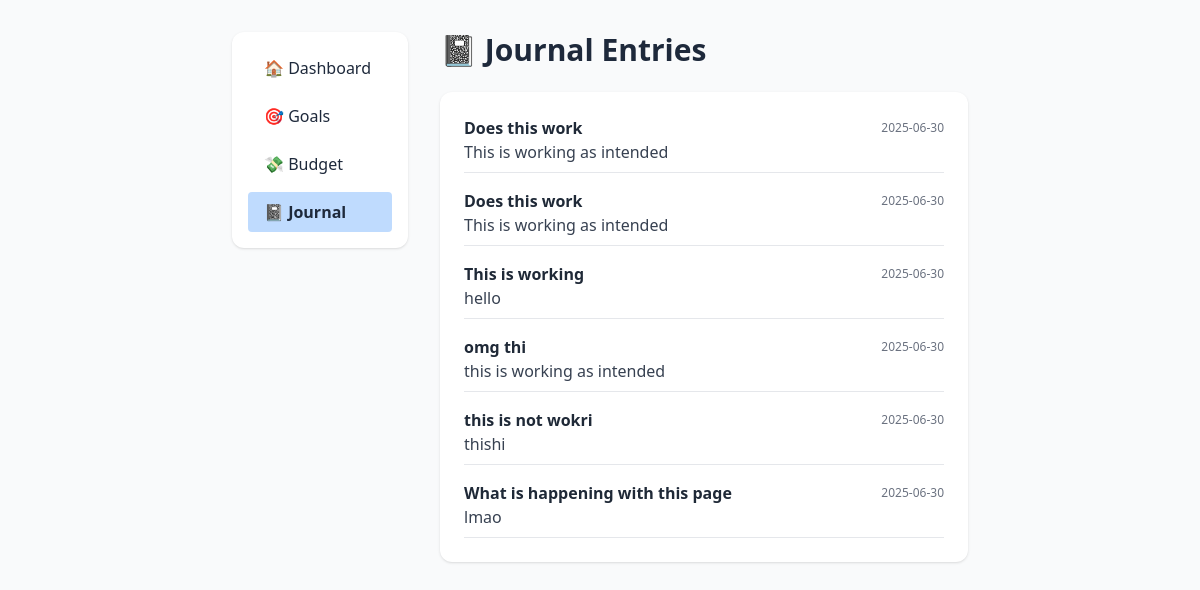
The app's page /view_entries, older data.
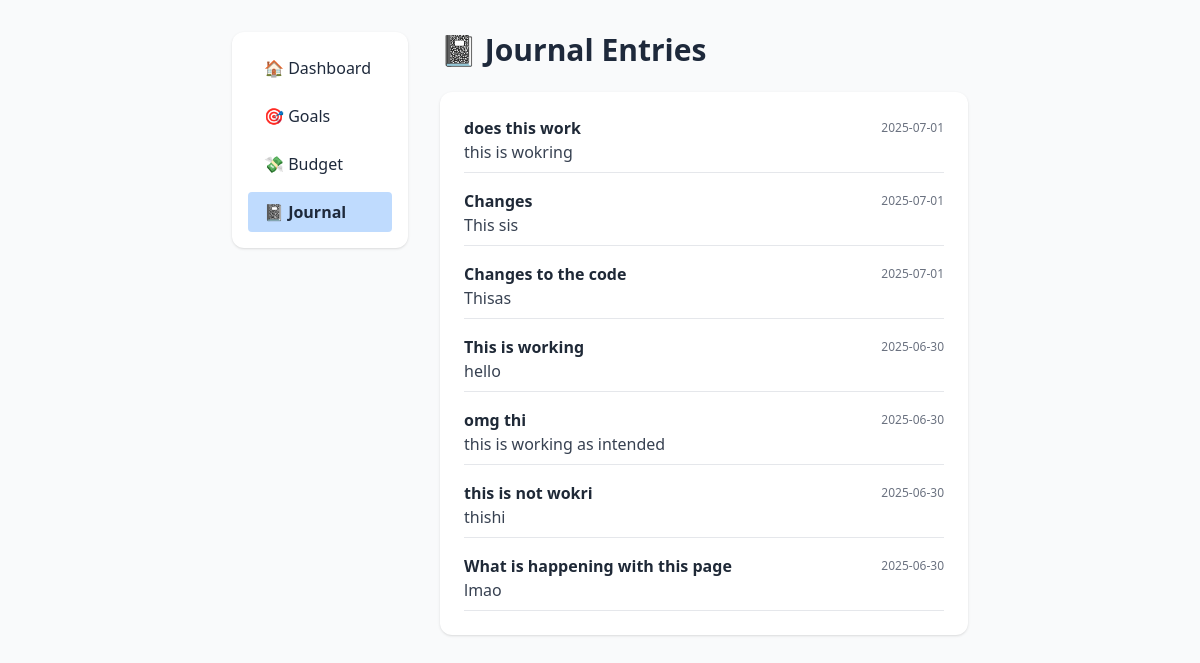
The same page, newer data.
### tables this page shows
CREATE TABLE journal (
            id INTEGER PRIMARY KEY AUTOINCREMENT,
            title TEXT NOT NULL,
            content TEXT NOT NULL,
            date TEXT NOT NULL,
            formatted_date TEXT GENERATED ALWAYS AS (
                strftime('%d %b %Y', date)
            ) STORED,
            created_at DATETIME DEFAULT CURRENT_TIMESTAMP
        );

### app.py (the view)
@app.route('/view_entries')
def view_entries():
    with sqlite3.connect('finance.db') as conn:
        cursor = conn.cursor()
        cursor.execute("""
            SELECT id, title, date, content, strftime('%d %b %Y', date) as formatted_date
            FROM journal
            ORDER BY date DESC
        """)
        entries = cursor.fetchall()
    return render_template('view_entries.html', entries=entries)

### templates/view_entries.html (shortened to what this page needs)
<!DOCTYPE html>
<html lang="en">
<head>
    <link rel="stylesheet" href="{{ url_for('static', filename='styles.css') }}">
    <script src="https://cdn.tailwindcss.com"></script>
</head>
<body class="bg-gray-50 min-h-screen font-sans">
    <div class="max-w-3xl mx-auto px-4 py-8">
        <div class="flex flex-col md:flex-row gap-8">
            <aside class="md:w-1/4 mb-8 md:mb-0">
                <nav class="bg-white rounded-xl shadow p-4 mb-6">
                    <ul class="space-y-2">
                        <li><a href="{{ url_for('home') }}" class="block py-2 px-4 rounded hover:bg-blue-100">🏠 Dashboard</a></li>
                        <li><a href="{{ url_for('view_goals') }}" class="block py-2 px-4 rounded hover:bg-blue-100">🎯 Goals</a></li>
                        <li><a href="{{ url_for('view_budget') }}" class="block py-2 px-4 rounded hover:bg-blue-100">💸 Budget</a></li>
                        <li><a href="{{ url_for('view_journal') }}" class="block py-2 px-4 rounded bg-blue-200 font-bold">📓 Journal</a></li>
                    </ul>
                </nav>
            </aside>
            <main class="md:w-3/4">
                <h1 class="text-3xl font-extrabold mb-6 flex items-center gap-2">📓 Journal Entries</h1>
                <div class="bg-white rounded-xl shadow p-6">
                    {% if entries %}
                        <div class="space-y-4">
                            {% for entry in entries %}
                            <div class="border-b pb-2 mb-2">
                                <div class="flex items-center justify-between">
                                    <span class="font-semibold text-gray-800">{{ entry[1] }}</span>
                                    <span class="text-xs text-gray-500">{{ entry[4] if entry[4] else entry[2] }}</span>
                                </div>
                                <p class="text-gray-700 whitespace-pre-line">{{ entry[3] }}</p>
                            </div>
                            {% endfor %}
                        </div>
                    {% else %}
                        <div class="text-gray-400 italic">No journal entries yet.</div>
                    {% endif %}
                </div>
            </main>
        </div>
    </div>
</body>
</html>

### static/styles.css (style rules this page uses)
*, *::before, *::after { box-sizing: border-box; margin: 0; padding: 0; }
body { font-family: 'Inter', -apple-system, BlinkMacSystemFont, 'Segoe UI', Roboto, Oxygen, Ubuntu, Cantarell, sans-serif; margin: 0; padding: 0; min-height: 100vh; background-color: #f8fafc; color: #1e293b; transition: background-color 0.3s ease, color 0.3s ease; font-size: 16px; line-height: 1.6; font-weight: 400; -webkit-font-smoothing: antialiased; -moz-osx-font-smoothing: grayscale; }

Row changes from the older to the newer data that the page shows:
removed journal: title "Does this work", date "2025-06-30", content "This is working as intended"
removed journal: title "Does this work", date "2025-06-30", content "This is working as intended"
added journal: title "does this work", date "2025-07-01", content "this is wokring"
added journal: title "Changes", date "2025-07-01", content "This sis"
added journal: title "Changes to the code", date "2025-07-01", content "Thisas"
